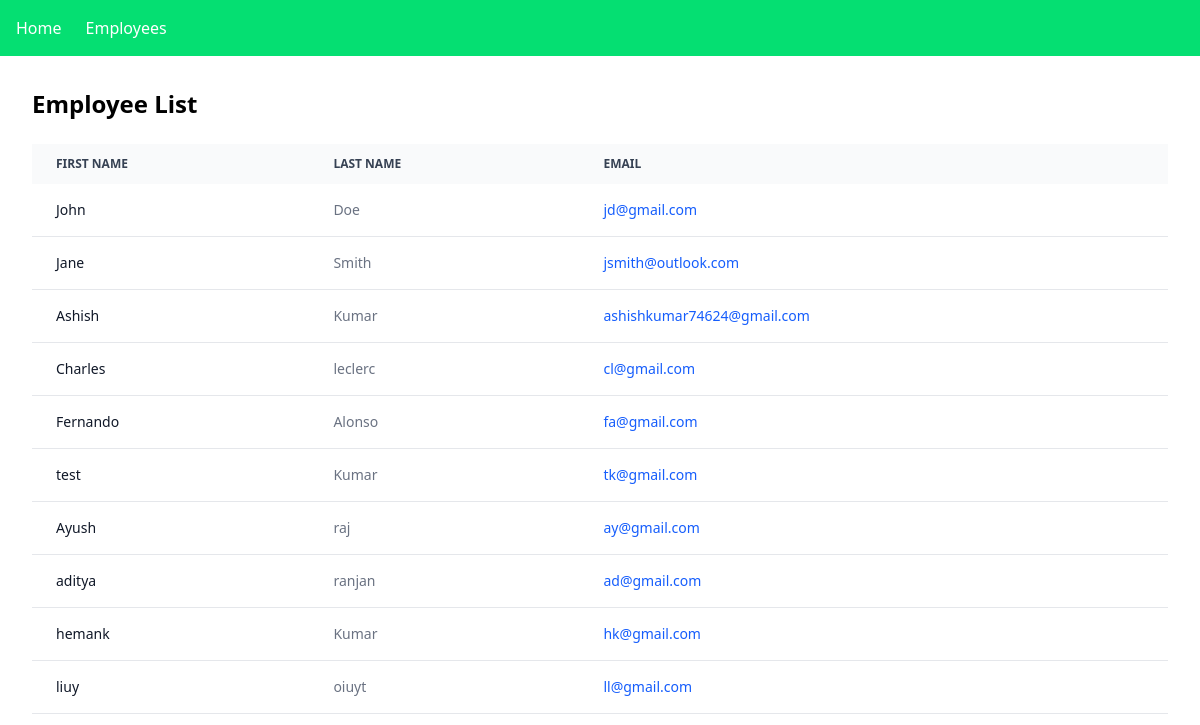
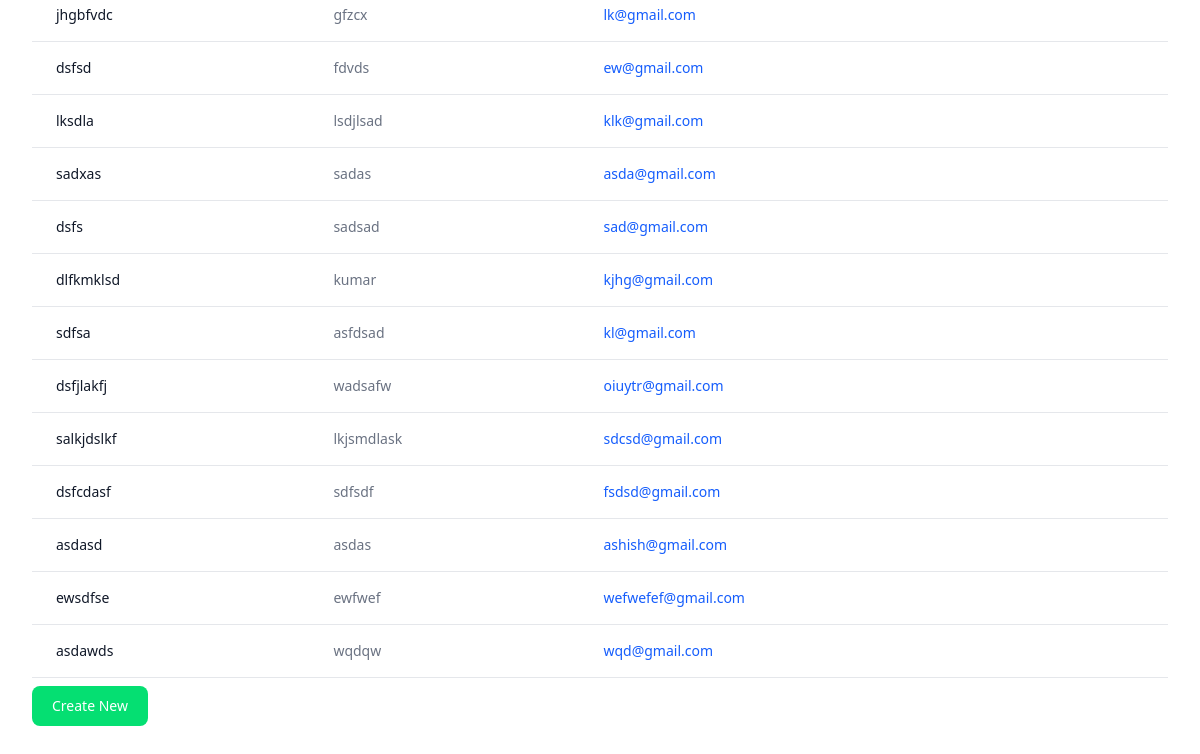
The app's page /employees/, older data (2 pictures, top to bottom).
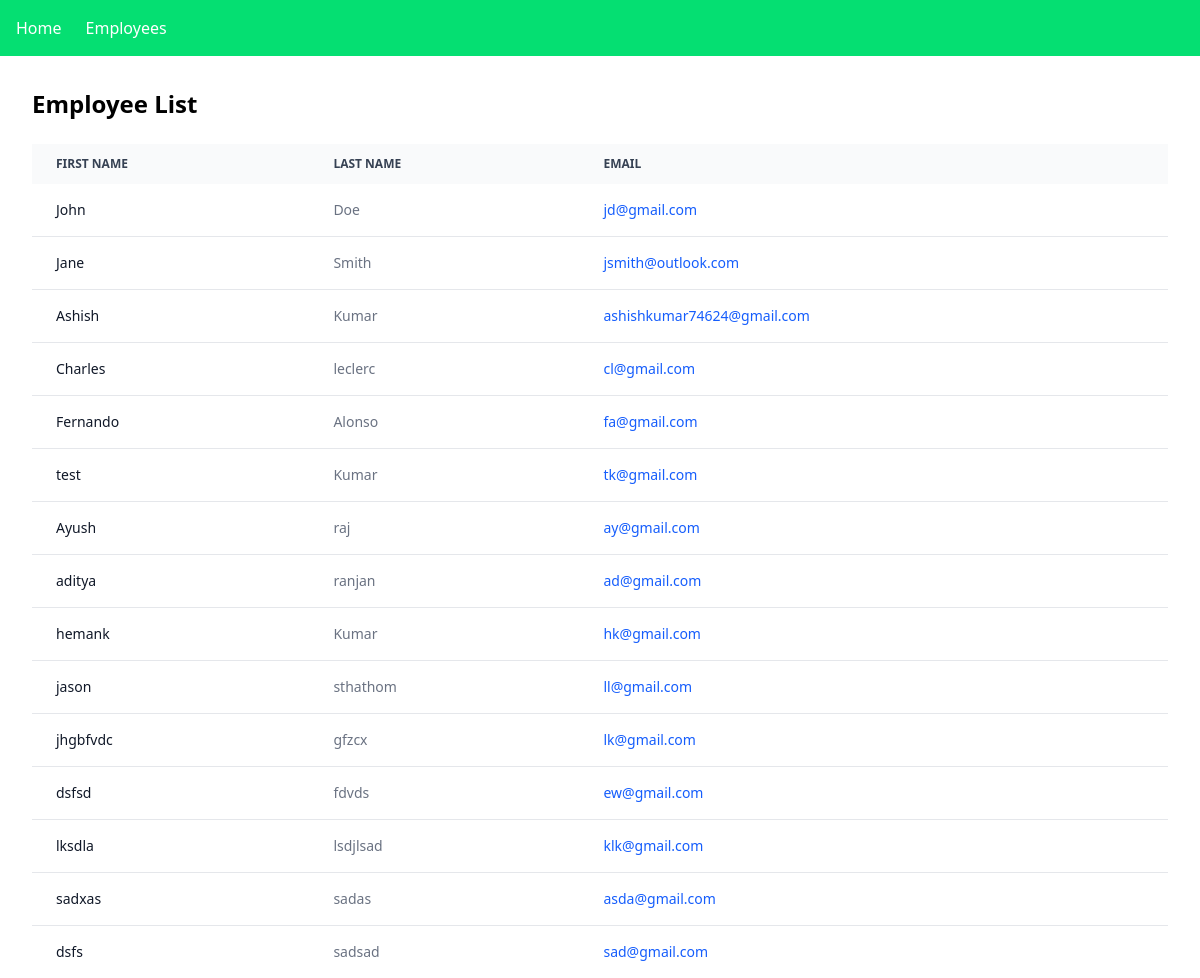
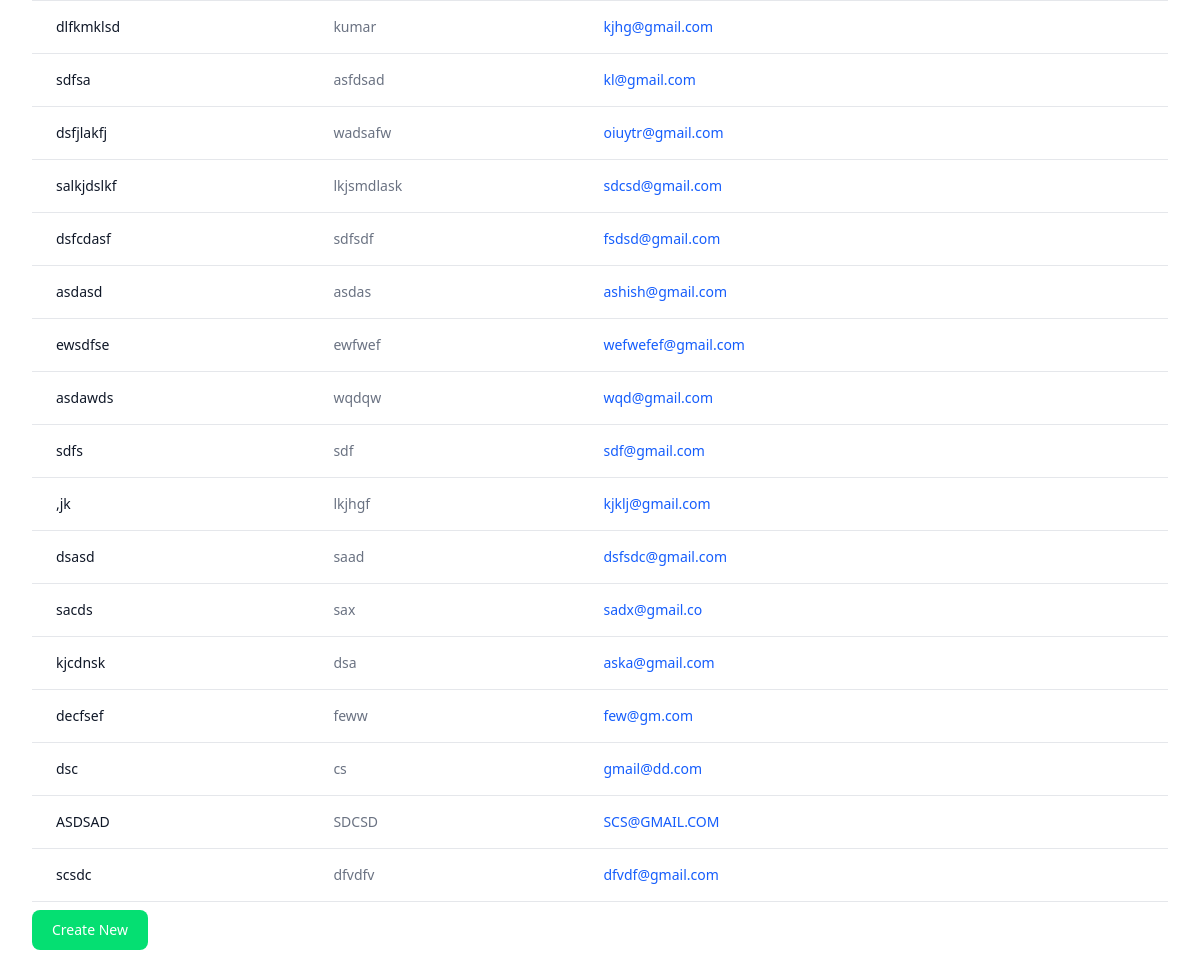
The same page, newer data (2 pictures, top to bottom).
### employee/models.py (models this page shows, shortened)
class Employee(models.Model):
    first_name = models.CharField(max_length=100)
    last_name = models.CharField(max_length=100)
    email = models.EmailField(unique=True)

### employee/views.py (the view)
# urls.py: path('', views.employee_list , name="list"),
def employee_list(request):
    employees = Employee.objects.all()
    return render(request, 'employees/employee_list.html', {'employees': employees})

### employee/templates/employees/employee_list.html
{% extends 'layout.html' %} {% block title %} Employees {% endblock %}
{% block content %}
<section class="p-8">
  <h1 class="text-2xl font-bold mb-6">Employee List</h1>
  <div class="relative overflow-x-auto">
    <table class="w-full text-sm text-left rtl:text-right text-gray-500">
      <thead class="text-xs text-gray-700 uppercase bg-gray-50">
        <tr>
          <th scope="col" class="px-6 py-3">First name</th>
          <th scope="col" class="px-6 py-3">Last name</th>
          <th scope="col" class="px-6 py-3">Email</th>
        </tr>
      </thead>
      <tbody>
        {% for employee in employees %}
        <tr class="bg-white border-b border-gray-200">
          <th
            scope="row"
            class="px-6 py-4 font-medium text-gray-900 whitespace-nowrap"
          >
            {{ employee.first_name }}
          </th>
          <td class="px-6 py-4">{{ employee.last_name }}</td>
          <td class="px-6 py-4">
            <a
              href="{% url 'employee_dir:page' slug=employee.email %}"
              class="text-blue-600 hover:underline"
            >
              {{ employee.email }}</a
            >
          </td>
        </tr>
        {% endfor %}
      </tbody>
    </table>
  </div>
  <a href="{% url 'employee_dir:create' %}">
    <button
      type="button"
      class="text-white bg-green-400 font-medium rounded-lg text-sm px-5 py-2.5 text-center me-2 my-2"
    >
      Create New
    </button>
  </a>
</section>
{% endblock %}

### templates/layout.html (shortened to what this page needs)
<!DOCTYPE html>
<html lang="en">
  <head>
    <script src="https://cdn.jsdelivr.net/npm/@tailwindcss/browser@4"></script>
  </head>
  <body>
    <nav class="bg-green-400 text-white p-4 flex gap-6">
      <a href="/"> Home </a>
      <a href="{% url 'employee_dir:list' %}"> Employees </a>
    </nav>
    <main>{% block content %} {% endblock %}</main>
  </body>
</html>

Row changes from the older to the newer data that the page shows:
changed Employee "ll@gmail.com": first_name "liuy" → "jason"; last_name "oiuyt" → "sthathom"
added Employee: first_name "sdfs", last_name "sdf", email "sdf@gmail.com"
added Employee: first_name ",jk", last_name "lkjhgf", email "kjklj@gmail.com"
added Employee: first_name "dsasd", last_name "saad", email "dsfsdc@gmail.com"
added Employee: first_name "sacds", last_name "sax", email "sadx@gmail.co"
added Employee: first_name "kjcdnsk", last_name "dsa", email "aska@gmail.com"
added Employee: first_name "decfsef", last_name "feww", email "few@gm.com"
added Employee: first_name "dsc", last_name "cs", email "gmail@dd.com"
added Employee: first_name "ASDSAD", last_name "SDCSD", email "SCS@GMAIL.COM"
added Employee: first_name "scsdc", last_name "dfvdfv", email "dfvdf@gmail.com"
